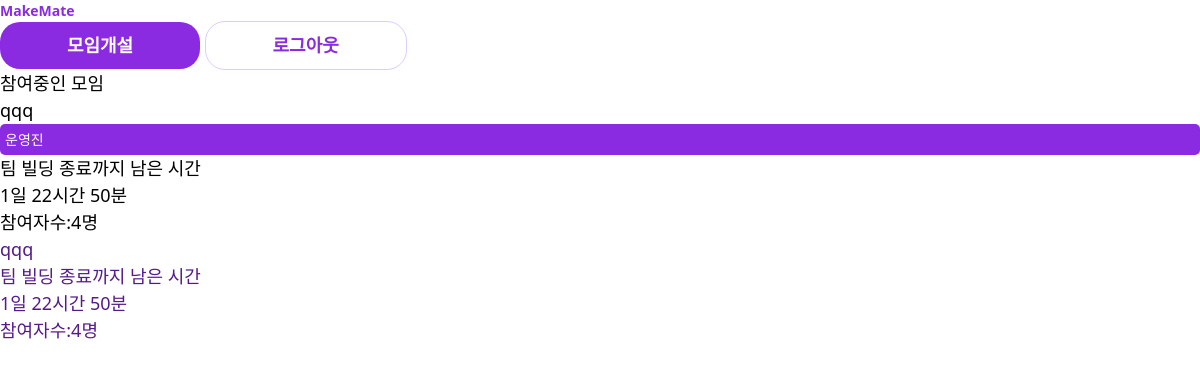
The page / (signed in) on the database its author committed.
### group/models.py (models this page shows, shortened)
class Group(models.Model):
    STACK_POSITION = (
        ("PM", "기획"),
        ("DESIGN", "디자인"),
        ("FE", "프론트엔드"),
        ("BE", "백엔드"),
        ("SERVER", "배포/서버"),
    )
    TYPE_CHOICE = (
        ("모각코", "모각코"),
        ("프로젝트", "프로젝트"),
    )
    title = models.CharField("그룹 이름", max_length=30)
    team_number = models.PositiveIntegerField(
        "그룹 내 팀 수",
        default=1,
        validators=[MaxValueValidator(10),
                    MinValueValidator(1)])
    password = models.CharField("그룹 비밀번호", max_length=15)
    type = models.CharField("모임 종류", max_length=20, choices=TYPE_CHOICE)
    ability_description1 = models.CharField("실력1 설명",
                                            max_length=100,
                                            null=True,
                                            blank=True)
    ability_description2 = models.CharField("실력2 설명",
                                            max_length=100,
                                            null=True,
                                            blank=True)
    ability_description3 = models.CharField("실력3 설명",
                                            max_length=100,
                                            null=True,
                                            blank=True)
    ability_description4 = models.CharField("실력4 설명",
                                            max_length=100,
                                            null=True,
                                            blank=True)
    ability_description5 = models.CharField("실력5 설명",
                                            max_length=100,
                                            null=True,
                                            blank=True)
    choice = models.IntegerField("그룹 최대 투표 개수", default=3, null=True)
    tech_stack = models.CharField("기술 스택",
                                  max_length=10,
                                  choices=STACK_POSITION)
    end_date = models.DateTimeField(default=timezone.now().date() +
                                    timezone.timedelta(days=3))

### common/views.py (the view)
# urls.py: path("", main_page, name="main_page"),
def main_page(request):
    if request.user.is_authenticated:
        user = request.user
        admin_groups = Group.objects.filter(admin_states__user=user)
        member_groups = Group.objects.filter(member_states__user=user)
        ctx = {"admin_groups": admin_groups, "member_groups": member_groups}
        admin_remaining_time = remain_time(admin_groups)
        ctx["admin_remaining_time"] = admin_remaining_time
        member_remaining_time = remain_time(member_groups)
        ctx["member_remaining_time"] = member_remaining_time
        admin_group_count = member_count(admin_groups)
        ctx["admin_group_count"] = admin_group_count
        member_group_count = member_count(member_groups)
        ctx["member_group_count"] = member_group_count
        return render(request, "common/index.html", ctx)
    else:
        return render(request, "common/index.html")

### common/views.py (called while the page is built)
def remain_time(groups):
    current_datetime = timezone.now()
    remaining_time = []
    for group in groups:
        target_datetime = group.end_date
        time_difference = target_datetime - current_datetime
        remaining_days = time_difference.days
        remaining_hours, remainder = divmod(time_difference.seconds, 3600)
        remaining_minutes, _ = divmod(remainder, 60)
        remaining_time.append({
            "group_name": group.title,
            "remaining_days": remaining_days,
            "remaining_hours": remaining_hours,
            "remaining_minutes": remaining_minutes,
        })
    return remaining_time

def member_count(groups):
    member = []
    for group in groups:
        admin_state_count = AdminState.objects.filter(group=group).count()
        member_state_count = MemberState.objects.filter(group=group).count()
        member.append({
            "group_name": group.title,
            "count": admin_state_count + member_state_count,
        })
    return member

### templates/common/index.html (shortened to what this page needs)
{% extends 'base.html' %}
{% block content %}
    <section>
        {% if user.is_authenticated %}
        <a class='primary_button' href="{% url 'group:base_set' %}">모임개설</a>
        <a href="{% url 'common:logout' %}" class='secondary_button'>로그아웃</a>
            <div>참여중인 모임</div>
            {% for group in admin_groups %}
                <div class="group_container">
                        <div>{{group.title}}</div>
                        <div class='primary_badge'>운영진</div>
                        {% for time in admin_remaining_time %}
                            {% if time.group_name == group.title %}
                                {% if time.remaining_days <= 0 or time.remaining_hours <= 0 or time.remaining_minutes <= 0 %}
                                    <div>팀 빌딩 완료</div>
                                {%else%}
                                    <div>팀 빌딩 종료까지 남은 시간</div>
                                    <div>{{ time.remaining_days }}일 {{ time.remaining_hours }}시간 {{ time.remaining_minutes }}분</div>
                                {%endif%}
                            {% endif %}
                        {% endfor %}
                        {% for member in admin_group_count %}
                            {% if member.group_name == group.title %}
                                <div>참여자수:{{member.count}}명</div>
                            {% endif %}
                        {% endfor %}
                </div>
            {% endfor %}
            {% for group in member_groups %}
                <div class="group_container">
                    <a href="">
                        {{group.title}}
                        {% for time in member_remaining_time %}
                            {% if time.group_name == group.title %}
                                {% if time.remaining_days <= 0 or time.remaining_hours <= 0 or time.remaining_minutes <= 0 %}
                                    <div>팀 빌딩 완료</div>
                                {%else%}
                                    <div>팀 빌딩 종료까지 남은 시간</div>
                                    <div>{{ time.remaining_days }}일 {{ time.remaining_hours }}시간 {{ time.remaining_minutes }}분</div>
                                {%endif%}
                            {% endif %}
                        {% endfor %}
                        {% for member in member_group_count %}
                            {% if member.group_name == group.title %}
                                <div>참여자수:{{member.count}}명</div>
                            {% endif %}
                        {% endfor %}
                    </a>
                </div>
            {% endfor %}
        {% else %}
        <a href="{% url 'common:signup' %}" class='primary_button'>회원가입</a>
        <a href="{% url 'common:login' %}" class='secondary_button'>로그인</a>
        {% endif %}
{% endblock %}

### static/css/root.css (style rules this page uses)
:root { --color_main: #8a2be2; --color_sub_dark: #4a1e9e; --color_sub_bright: #ddcbff; --color_red_highlight: #cc167d; --color_green_highlight: #82ef0e; --padding1: 0.8rem; --padding2: 1.8rem; --padding3: 2rem; --padding4: 2.4rem; --padding5: 3.2rem; --padding6: 4.8rem; --padding7: 8rem; --font_small: 1.4rem; --font_medium: 1.8rem; --font_large: 2.4rem; --font_xlarge: 3.2rem; --font_xxlarge: 8rem; --btn_border_radius: 2rem; --badge_border_radius: 0.5rem; --card_border_radius: 1rem; }

### static/css/global.css (style rules this page uses)
html { font-size: 62.5%; }
body { font-size: var(--font_medium); line-height: 1.5; box-sizing: border-box; font-family: 'Nanum Gothic', 'Segoe UI', Tahoma, Geneva, Verdana, sans-serif; }
.primary_button, .secondary_button, .cta_button { display: inline-block; width: 200px; padding: 10px 0; text-align: center; border-radius: var(--btn_border_radius); font-weight: bold; }
.primary_button { background-color: var(--color_main); color: white; }
.secondary_button { border: 1px solid var(--color_sub_bright); color: var(--color_main); }
.primary_badge, .secondary_badge, .cta_red_badge, .cta_green_badge { padding: 5px; border-radius: var(--badge_border_radius); color: white; font-size: var(--font_small); }
.primary_badge { background-color: var(--color_main); }

### rows shown on the page
Group: title "qqq", remaining_days "1", remaining_hours "22", remaining_minutes "50", count "4", remaining_days "1", remaining_hours "22", remaining_minutes "50", count "4"
